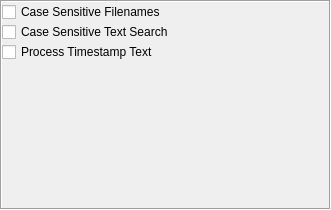
<?xml version="1.0" encoding="UTF-8"?>
<ui version="4.0">
 <author>David Sugar</author>
 <comment>** Copyright (C) 2011-2017 Tycho Softworks.
**
** This program is free software: you can redistribute it and/or modify
** it under the terms of the GNU General Public License as published
** by the Free Software Foundation, either version 3 of the License, or
** (at your option) any later version.
**
** This program is distributed in the hope that it will be useful,
** but WITHOUT ANY WARRANTY; without even the implied warranty of
** MERCHANTABILITY or FITNESS FOR A PARTICULAR PURPOSE.  See the
** GNU General Public License for more details.
**
** You should have received a copy of the GNU General Public License
** along with this program.  If not, see &lt;http://www.gnu.org/licenses/&gt;.</comment>
 <class>Options</class>
 <widget class="QDialog" name="Options">
  <property name="geometry">
   <rect>
    <x>0</x>
    <y>0</y>
    <width>331</width>
    <height>210</height>
   </rect>
  </property>
  <property name="windowTitle">
   <string notr="true">Dialog</string>
  </property>
  <layout class="QVBoxLayout" name="verticalLayout">
   <property name="spacing">
    <number>0</number>
   </property>
   <property name="leftMargin">
    <number>0</number>
   </property>
   <property name="topMargin">
    <number>0</number>
   </property>
   <property name="rightMargin">
    <number>0</number>
   </property>
   <property name="bottomMargin">
    <number>0</number>
   </property>
   <item>
    <widget class="QFrame" name="frame">
     <property name="frameShape">
      <enum>QFrame::Box</enum>
     </property>
     <property name="frameShadow">
      <enum>QFrame::Sunken</enum>
     </property>
     <layout class="QVBoxLayout" name="verticalLayout_3">
      <property name="spacing">
       <number>0</number>
      </property>
      <property name="leftMargin">
       <number>0</number>
      </property>
      <property name="topMargin">
       <number>0</number>
      </property>
      <property name="rightMargin">
       <number>0</number>
      </property>
      <property name="bottomMargin">
       <number>0</number>
      </property>
      <item>
       <widget class="QCheckBox" name="checkFilename">
        <property name="text">
         <string>Case Sensitive Filenames</string>
        </property>
       </widget>
      </item>
      <item>
       <widget class="QCheckBox" name="checkSensitive">
        <property name="text">
         <string>Case Sensitive Text Search</string>
        </property>
       </widget>
      </item>
      <item>
       <widget class="QCheckBox" name="checkTimestamp">
        <property name="text">
         <string>Process Timestamp Text</string>
        </property>
       </widget>
      </item>
      <item>
       <spacer name="verticalSpacer">
        <property name="orientation">
         <enum>Qt::Vertical</enum>
        </property>
        <property name="sizeHint" stdset="0">
         <size>
          <width>20</width>
          <height>40</height>
         </size>
        </property>
       </spacer>
      </item>
     </layout>
    </widget>
   </item>
  </layout>
 </widget>
 <resources/>
 <connections/>
</ui>
